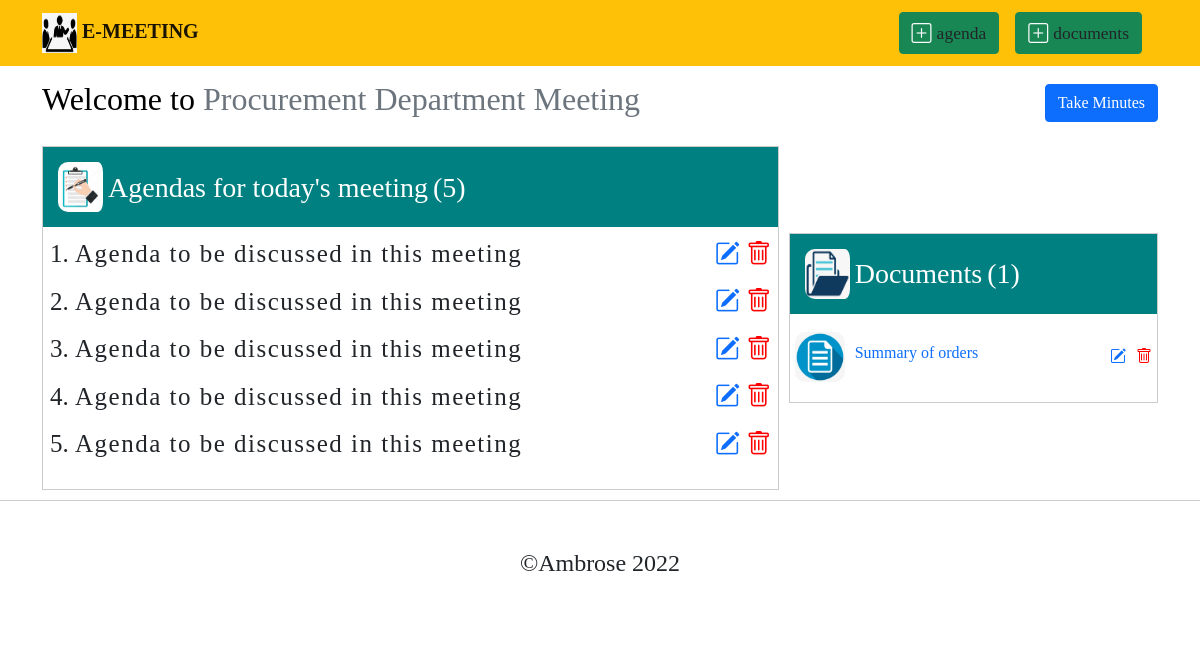
Page /procurement-department-meeting-none/ on the earlier database version.
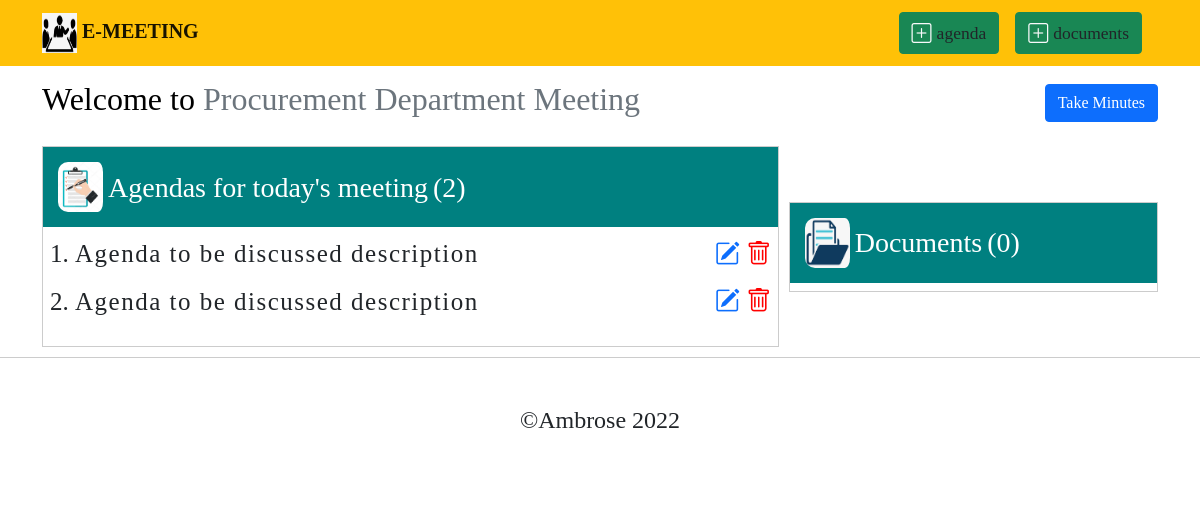
Same page on the later database version.
### meeting/models.py (models this page shows, shortened)
class Meeting(models.Model):
    name = models.CharField(max_length=50)
    theme = models.CharField(max_length=500)
    dateScheduled = models.DateField()
    dateCreated = models.DateTimeField(auto_now_add=True)
    slug = models.SlugField(max_length=60, blank=True)
    class Meta:
        ordering = ["-dateCreated"]

class Agenda(models.Model):
    title = models.CharField(max_length=50)
    meeting = models.ForeignKey(Meeting, on_delete=models.CASCADE, related_name='agendas')
    dateCreated = models.DateTimeField(auto_now_add=True)
    slug = models.SlugField(max_length=60, blank=True)
    class Meta:
        ordering = ["dateCreated"]

class Document(models.Model):
    meeting = models.ForeignKey(Meeting, on_delete=models.CASCADE , related_name='documents')
    docname = models.CharField(max_length=30)
    doc = models.FileField(upload_to='documents', max_length=50)
    dateuploaded = models.DateTimeField(auto_now_add=True)
    slug = models.SlugField(max_length=60, blank=True)
    class Meta:
        ordering = ["-dateuploaded"]

### meeting/views.py (the view)
# urls.py: path('<str:slug>/', AgendasView.as_view(), name='agenda_list'),
class AgendasView(DetailView):
    model = Meeting
    context_object_name = 'meetings'
    template_name = 'meeting/agenda_docs.html'
    def get_context_data(self, **kwargs):
        context = super().get_context_data(**kwargs)
        context['agenda_count'] = Agenda.objects.filter(meeting=context['meetings']).count()
        context['doc_count'] = Document.objects.filter(meeting=context['meetings']).count()
        context['mint'] = Minutes.objects.filter(meeting=context['meetings'])
        return context

### meeting/templates/meeting/agenda_docs.html (shortened to what this page needs)
{% extends "index.html" %}
{% block navbutton %}
<div class="agenda-navlinks">
    <a class="navbar-brand text-light btn btn-success add-link" href="{% url 'meeting:agenda_create' slug=object.slug %}"><i class="bi bi-plus-square"></i><small class="text-dark add-board">agenda</small></a>
    <a class="navbar-brand text-light btn btn-success add-link" href="{% url 'meeting:document_create' slug=object.slug %}"><i class="bi bi-plus-square"></i><small class="text-dark add-board">documents</small></a>
</div>
{% endblock %}
{% block content %}
{% load static %}
{% load crispy_forms_tags %}
<section class="agenda-page">
    <div class="container">
        <div class="header mt-3 mb-3">
            <h2 class="text-black ">Welcome to <span class="text-secondary">{{ object.name }}</span></h2>
            {% if mint %}
                {% for minutes in meetings.minutes.all %}
             <a class="btn btn-success d-flex align-items-center" href="{% url 'meeting:minutes_update' slug=minutes.slug meeting=meetings.slug %}"><i class="bi bi-pencil-square"></i>Edit Minutes</a>
                {% endfor %}
            {% else %}
                <a class="btn btn-primary d-flex align-items-center" href="{% url 'meeting:minutes_page' slug=object.slug %}">Take Minutes</a>
            {% endif %}
        </div>
        <div class="container-holder">
            <div class="agenda">
                <h3 class="title-wrapper"><img class="img-download" src="{% static 'files/images/agenda.jpg' %}"/>Agendas for today's meeting<span class="count">({{agenda_count}})</span></h3>
                <ol>
                {% for agenda in meetings.agendas.all %}
                    <li class="agenda-li">
                        <div class="agenda-list">
                            {{ agenda.title }}
                            <div class="del-editicons">
                                <span><a class="d-flex align-items-center" href="{% url 'meeting:agenda_update' slug=agenda.slug meeting=meetings.slug %}"><i class="bi bi-pencil-square"></i></a></span>
                                <span><a class="d-flex align-items-center" href="{% url 'meeting:agenda_delete' slug=agenda.slug meeting=meetings.slug %}"><i style="color: red;" class="bi bi-trash"></i></a></span>
                            </div>
                        </div>
                    </li>
                {% endfor %}
                </ol>
            </div>
            <div class="documents">
                <h3 class="title-wrapper"><img class="img-download" src="{% static 'files/images/document.png' %}"/>Documents<span class="count">({{doc_count}})</span></h3>
                {% for document in meetings.documents.all %}
                <div class="doc-holder">
                    <a href="{{document.doc.url}}" target="_blank">
                        <img src="{% static 'files/images/docimg.png' %}" />
                        <p class="d-flex pt-2 docname">{{ document.docname }}</p>
                    </a>
                    <div class="del-editicons">
                        <span><a class="d-flex align-items-center" href="{% url 'meeting:document_update' slug=document.slug meeting=meetings.slug %}"><i class="bi bi-pencil-square"></i></a></span>
                        <span><a class="d-flex align-items-center" href="{% url 'meeting:document_delete' slug=document.slug meeting=meetings.slug %}"><i style="color: red;" class="bi bi-trash"></i></a></span>
                    </div>
                </div>
                {% endfor %}
            </div>
        </div>
    </div>
</section>
{% endblock %}

Differences in the rows shown:
no longer on this page (row edited): Agenda: title "Agenda to be discussed in this meeting"
no longer on this page (row edited): Agenda: title "Agenda to be discussed in this meeting"
no longer on this page (row edited): Agenda: title "Agenda to be discussed in this meeting"
no longer on this page (row edited): Agenda: title "Agenda to be discussed in this meeting"
no longer on this page (row edited): Document: docname "Summary of orders"
now on this page (row edited): Agenda: title "Agenda to be discussed description"
changed Agenda (number 2 of 2 on the later page): title "Agenda to be discussed in this meeting" → "Agenda to be discussed description"
Other differences:
{{ agenda_count }}: "5" → "2"
{{ doc_count }}: "1" → "0"
